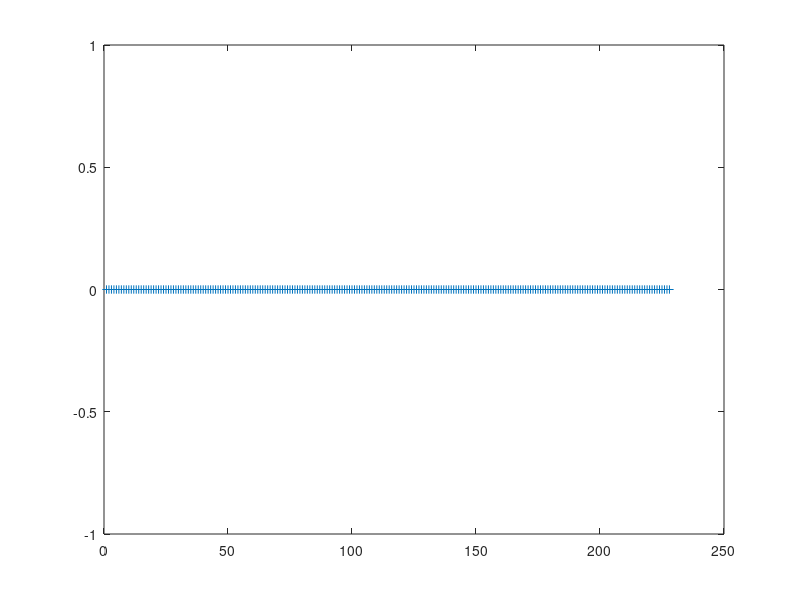

The MATLAB source for this figure: (Note: this script raises an error after producing the figure.)
%% monthly, 18 years x 12 months/year = 216
%% monthly, 19 years x 12 months/year = 228

addpath /home/sergio/MATLABCODE/
addpath /home/sergio/MATLABCODE/TIME
addpath /home/sergio/MATLABCODE/
addpath /home/sergio/MATLABCODE/PLOTTER
addpath /home/sergio/MATLABCODE/COLORMAP
addpath /home/sergio/MATLABCODE/COLORMAP/LLS
addpath /home/sergio/MATLABCODE/oem_pkg_run_sergio_AuxJacs/StrowCodeforTrendsAndAnomalies/
addpath /home/sergio/MATLABCODE/CONVERT_GAS_UNITS/Strow_humidity/convert_humidity/
addpath /home/sergio/MATLABCODE/CONVERT_GAS_UNITS/IDL_WV_ROUTINES/atmos_phys/MATLAB/

if ~exist('iDorA')
  iDorA = -1; %% asc
  iDorA = +1; %% desc
end

clear iaFound
iaMax = 18*12; %% 18 year
iaMax = 19*12; %% 19 year

iNumYears = 18; 
iNumYears = 19; 
iaMax = iNumYears*12;

for ii = 1 : iaMax
  if iDorA > 0
    fin = ['/asl/s1/sergio/MakeAvgObsStats2002_2020_startSept2002_v3/TimeSeries/ERA5/Tile_Center/DESC/era5_tile_center_monthly_' num2str(ii,'%03d') '.mat'];
  else
    fin = ['/asl/s1/sergio/MakeAvgObsStats2002_2020_startSept2002_v3/TimeSeries/ERA5/Tile_Center/ASC/era5_tile_center_monthly_' num2str(ii,'%03d') '.mat'];
  end
  if exist(fin)
    iaFound(ii) = 1;
  else
    iaFound(ii) = 0;
  end
end
[sum(iaFound) length(iaFound)]
plot(1:iaMax,iaFound,'+-')

for ii = 1 : iaMax
  if iDorA > 0
    fin = ['/asl/s1/sergio/MakeAvgObsStats2002_2020_startSept2002_v3/TimeSeries/ERA5/Tile_Center/DESC/era5_tile_center_monthly_' num2str(ii,'%03d') '.mat'];
  else
    fin = ['/asl/s1/sergio/MakeAvgObsStats2002_2020_startSept2002_v3/TimeSeries/ERA5/Tile_Center/ASC/era5_tile_center_monthly_' num2str(ii,'%03d') '.mat'];
  end
  if exist(fin)
    if mod(ii,100) == 0
      fprintf(1,'+ \n')
    elseif mod(ii,10) == 0
      fprintf(1,'x')
    else
      fprintf(1,'.')
    end
    iaFound(ii) = 1;

    a = load(fin);
    %% already done this in /home/sergio/MATLABCODE/RTPMAKE/CLUST_RTPMAKE/CLUSTMAKE_CMIP6/clust_compute_cmip6_profile_rtpfiles.m
    %a.pnew_ip.rh = convert_humidity(a.pnew_ip.plevs*100,a.pnew_ip.ptemp,a.pnew_ip.gas_1,'mixing ratio','relative humidity');
    if ~isfield(a.pnew_ip,'rh')
      a.pnew_ip.rh = convert_humidity(a.pnew_ip.plevs*100,a.pnew_ip.ptemp,a.pnew_ip.gas_1,'specific humidity','relative humidity');
    end

    all.yy(ii) = a.thedateS(1);
    all.mm(ii) = a.thedateS(2);
    all.dd(ii) = a.thedateS(3);

    all.nwp_ptemp(ii,:,:) = a.pnew_ip.ptemp;
    all.nwp_gas_1(ii,:,:) = a.pnew_ip.gas_1;
    all.nwp_gas_3(ii,:,:) = a.pnew_ip.gas_3;
    all.nwp_rh(ii,:,:)    = a.pnew_ip.rh;
    all.nwp_plevs(ii,:,:) = a.pnew_ip.plevs;

    all.gas_1(ii,:,:) = a.pnew_op.gas_1;
    all.gas_3(ii,:,:) = a.pnew_op.gas_3;
    all.ptemp(ii,:,:) = a.pnew_op.ptemp;
    all.stemp(ii,:)   = a.pnew_op.stemp;
    all.mmw(ii,:)     = a.pnew_op.mmw;
    all.nlays(ii,:)   = a.pnew_op.nlevs-1;
    all.RH(ii,:,:)    = a.pnew_op.RH;
    all.TwSurf(ii,:)  = a.pnew_op.TwSurf;
    all.RHSurf(ii,:)  = a.pnew_op.RHSurf;
  else
    iaFound(ii) = 0;
  end
end
fprintf(1,'\n');
all.rlon = a.pnew_op.rlon;
all.rlat = a.pnew_op.rlat;

monitor_memory_whos

comment = 'see computeERA5_trends.m';
comment = 'see driver_computeERA5_monthly_trends_desc_or_asc.m';
if iNumYears == 18
  if iDorA > 0
    %save -v7.3 ERA5_atm_data_2002_09_to_2019_08_desc.mat comment all
    save -v7.3 ERA5_atm_data_2002_09_to_2020_08_desc.mat comment all
  else
    %save -v7.3 ERA5_atm_data_2002_09_to_2019_08_asc.mat comment all
    save -v7.3 ERA5_atm_data_2002_09_to_2020_08_asc.mat comment all
  end
elseif iNumYears == 19
  if iDorA > 0
    save -v7.3 ERA5_atm_data_2002_09_to_2021_07_desc.mat comment all
  else
    save -v7.3 ERA5_atm_data_2002_09_to_2021_07_asc.mat comment all
  end
end

error('popopop')

figure(1); scatter_coast(all.rlon,all.rlat,40,nanmean(all.stemp,1)); colormap(jet); title('ERA5 mean stemp')
figure(2); scatter_coast(all.rlon,all.rlat,40,nanmean(all.RHSurf,1)); colormap(jet); title('ERA5 mean RHsurf')
figure(3); scatter_coast(all.rlon,all.rlat,40,nanmean(all.TwSurf,1)); colormap(jet); title('ERA5 mean TWSurf')
figure(4); scatter_coast(all.rlon,all.rlat,40,nanmean(all.mmw,1)); colormap(jet); title('ERA5 mean mmw')

figure(5); scatter_coast(a.pnew_op.rlon,a.pnew_op.rlat,40,a.pnew_op.stemp); colormap(jet); title('ERA5 mean stemp')
figure(6); scatter_coast(a.pnew_op.rlon,a.pnew_op.rlat,40,a.pnew_op.RHSurf); colormap(jet); title('ERA5 mean RHsurf')
figure(7); scatter_coast(a.pnew_op.rlon,a.pnew_op.rlat,40,a.pnew_op.TwSurf); colormap(jet); title('ERA5 mean TWSurf')
figure(8); scatter_coast(a.pnew_op.rlon,a.pnew_op.rlat,40,a.pnew_op.mmw); colormap(jet); title('ERA5 mean mmw')

plevs = load('/home/sergio/MATLABCODE/airslevels.dat');
pN = plevs(1:end-1)-plevs(2:end);
pD = log(plevs(1:end-1)./plevs(2:end));
plays = flipud(pN./pD);

load /home/sergio/MATLABCODE/oem_pkg_run_sergio_AuxJacs/TILES_TILES_TILES_MakeAvgCldProfs2002_2020/Code_For_HowardObs_TimeSeries/latB64.mat
rlat65 = latB2; rlon73 = -180 : 5 : +180;
rlon = -180 : 5 : +180;  rlat = latB2;
rlon = 0.5*(rlon(1:end-1)+rlon(2:end));
rlat = 0.5*(rlat(1:end-1)+rlat(2:end));

figure(9); junk = reshape(a.pnew_op.ptemp,101,72,64); junk = squeeze(nanmean(junk,2)); junk = junk(1:100,:); pcolor(rlat,plays,junk);
  caxis([200 300]); colormap(jet); set(gca,'ydir','reverse'); set(gca,'yscale','log'); shading flat; ylim([10 1000]); colorbar
figure(10); junk = reshape(a.pnew_op.RH,100,72,64); junk = squeeze(nanmean(junk,2)); junk = junk(1:100,:); pcolor(rlat,plays,junk);
  caxis([00 100]); colormap(jet); set(gca,'ydir','reverse'); set(gca,'yscale','log'); shading flat; ylim([100 1000]); colorbar

%%%%%%%%%%%%%%%%%%%%%%%%%%%%%%%%%%%%%%%%%%%%%%%%%%%%%%%%%%%%%%%%%%%%%%%%
dayOFtime = change2days(all.yy,all.mm,all.dd,2002);

computeERA5_surface_trends

figure(1); scatter_coast(all.rlon,all.rlat,40,nanmean(trend_stemp,1)); title('ERA5 trend  stemp K/yr');    caxis([-0.2 +0.2]); colormap(usa2);
figure(2); scatter_coast(all.rlon,all.rlat,40,nanmean(trend_RHSurf,1)); title('ERA5 trend  RHsurf pc/yr'); caxis([-0.4 +0.4]); colormap(usa2);
figure(3); scatter_coast(all.rlon,all.rlat,40,nanmean(trend_TwSurf,1)); title('ERA5 trend  TWSurf K/yr');  caxis([-0.2 +0.2]); colormap(usa2);
figure(4); scatter_coast(all.rlon,all.rlat,40,nanmean(trend_mmw,1)); title('ERA5 trend  colwater mm/yr');  caxis([-0.2 +0.2]); colormap(usa2);

figure(1); scatter_coast(all.rlon,all.rlat,40,nanmean(trend_stemp,1)); title('ERA5 trend  stemp K/yr');    caxis([-0.1 +0.1]); colormap(usa2);
figure(2); scatter_coast(all.rlon,all.rlat,40,nanmean(trend_RHSurf,1)); title('ERA5 trend  RHsurf pc/yr'); caxis([-0.4 +0.4]); colormap(usa2);
figure(3); scatter_coast(all.rlon,all.rlat,40,nanmean(trend_TwSurf,1)); title('ERA5 trend  TWSurf K/yr');  caxis([-0.1 +0.1]); colormap(usa2);
figure(4); scatter_coast(all.rlon,all.rlat,40,nanmean(trend_mmw,1)); title('ERA5 trend  colwater mm/yr');  caxis([-0.2 +0.2]); colormap(usa2);
pause(0.1)
%%%%%%%%%%%%%%%%%%%%%%%%%%%%%%%%%%%%%%%%%%%%%%%%%%%%%%%%%%%%%%%%%%%%%%%%

computeERA5_atmos_trends

if isfield(all,'nwp_plevs')
  trend_nwp_plevs_mean = squeeze(nanmean(all.nwp_plevs,1));
end

trend_plays = flipud(pN./pD);

trend_rlat = all.rlat;
trend_rlon = all.rlon;
trend_rlat64 = rlat; trend_rlon72 = rlon;

if iNumYears == 18
  if iDorA > 0
    %save ERA5_atm_data_2002_09_to_2019_08_trends_desc.mat comment trend*
    save ERA5_atm_data_2002_09_to_2020_08_trends_desc.mat comment trend*
  else
    %save ERA5_atm_data_2002_09_to_2019_08_trends_asc.mat comment trend*
    save ERA5_atm_data_2002_09_to_2020_08_trends_asc.mat comment trend*
  end
elseif iNumYears == 19
  if iDorA > 0
    save ERA5_atm_data_2002_09_to_2021_07_trends_desc.mat comment trend*
  else
    save ERA5_atm_data_2002_09_to_2021_07_trends_asc.mat comment trend*
  end
end

%%%%%%%%%%%%%%%%%%%%%%%%%%%%%%%%%%%%%%%%%%%%%%%%%%%%%%%%%%%%%%%%%%%%%%%%

load('llsmap5.mat');
figure(1); scatter_coast(all.rlon,all.rlat,40,nanmean(trend_stemp,1)); title('ERA5 trend  stemp K/yr');    caxis([-0.1 +0.1]); colormap(usa2);
figure(2); scatter_coast(all.rlon,all.rlat,40,nanmean(trend_RHSurf,1)); title('ERA5 trend  RHsurf pc/yr'); caxis([-0.4 +0.4]); colormap(usa2);

figure(3); junk = reshape(trend_ptemp,100,72,64); junk = squeeze(nanmean(junk,2)); 
  pcolor(trend_rlat64,trend_plays,junk); title('ERA5 trend ptemp K/yr');  caxis([-0.15 +0.15]); colormap(llsmap5); set(gca,'ydir','reverse'); set(gca,'yscale','log'); shading interp; ylim([10 1000]); colorbar
figure(4); junk = reshape(trend_RH,100,72,64); junk = squeeze(nanmean(junk,2)); 
  pcolor(trend_rlat64,trend_plays,junk); title('ERA5 trend RH percent/yr');  caxis([-0.25 +0.25]); colormap(llsmap5); set(gca,'ydir','reverse'); set(gca,'yscale','log'); shading interp; ylim([10 1000]); colorbar

figure(5); junk = squeeze(nanmean(all.ptemp,1)); junk = junk(1:100,:); junk = reshape(junk,100,72,64); junk = squeeze(nanmean(junk,2)); 
  pcolor(trend_rlat64,trend_plays,junk); title('ERA5 mean ptemp K');  caxis([200 300]); colormap(jet); set(gca,'ydir','reverse'); set(gca,'yscale','log'); shading flat; ylim([10 1000]); colorbar
figure(6); junk = squeeze(nanmean(all.RH,1)); junk = junk(1:100,:); junk = reshape(junk,100,72,64); junk = squeeze(nanmean(junk,2)); 
  pcolor(trend_rlat64,trend_plays,junk); title('ERA5 mean RH percent');  caxis([0 100]); colormap(jet); set(gca,'ydir','reverse'); set(gca,'yscale','log'); shading flat; ylim([100 1000]); colorbar

